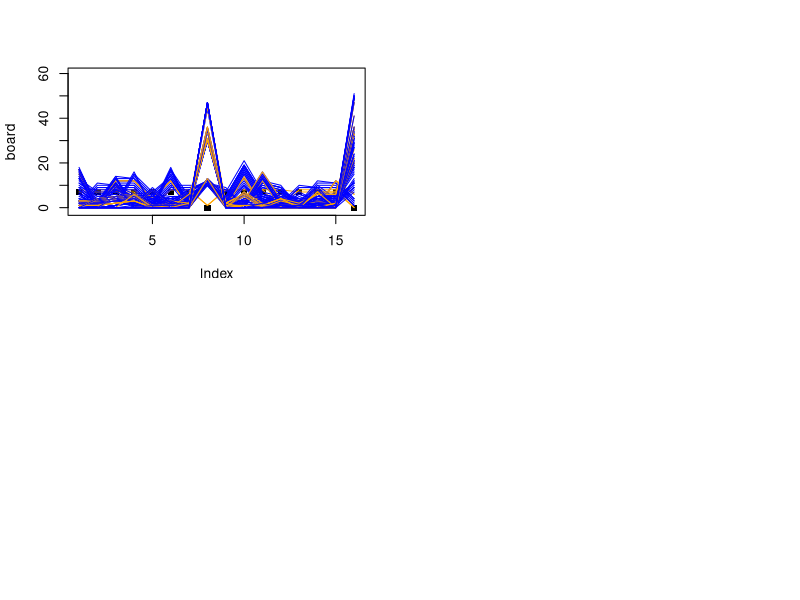

R code for this plot:
board  = c( 7, 7, 7, 7, 7, 7, 7, 0,
	     	7, 7, 7, 7, 7, 7, 7, 0)			# Initialize board.

# Note that board approximates reality.
# 1   2   3   4   5   6   7   8 ---- Pepe's wells [1:7] and head at [8].
# 9  10  11  12  13  14  15  16 ---- Pilar's wells [9:15] and head at [16].

# Does not incorporate strategy of any kind, so Pepe and Pilar choose wells at random.

par(mfrow=c(2,2))							# Plot turns to visualize.
plot(board, ylim = c(-1, 60), pch = 15)

dropsp = rep(F, 16)							# Initialize vectors to follow drops.
dropsr = rep(F, 16)

if (sample(c(T,F), 1)) {					# Pepe and Pilar flip a coin to start.
	pepe = T									# Pepe and Pilar are the prototypical kids in...
	pilar = F									# ...Filipino kiddie literature.
	
	housep = sample(1:7, 1)					# Pepe starts if he wins flip, ...
	shellsp = board[housep]					# ...and picks up shells.
	board[housep] = 0
	shellsr = 0
	
} else {									# Pilar starts if she wins flip.
	pepe = F
	pilar = T
	houser = sample(9:15, 1)
	shellsr = board[houser]
	board[houser] = 0
	shellsp = 0
}

while (pepe | pilar) {						# Pepe and Pilar take turns according to sungka.

if (pilar) {									# Pilar drops shells if it's her turn...
while (shellsr > 0) {
while ((houser + 1) <= 16 & shellsr > 0) {
	if ((houser + 1) == 8) houser = houser + 1 else houser = houser		#...skipping only Pepe's head.
	dropsr[(houser+1)] = T						
	houser = houser + 1
	shellsr = shellsr - 1
	}	
stopr = houser
board = board + dropsr
dropsr = rep(F, 16)
houser = 0
}
lines(board, col = 'blue')					# Plot Pilar's turn.

# Sungka rules after Pilar drops her last shell.
if (stopr == 16) {							# If Pilar drops last shell into own head, ...
	if (sum(board[9:15]) > 0) {				# ... she continues if she has shells left.
		pepe = F
		pilar = T
		
		# Pilar must choose a non-empty well.
		if (length(which(board[9:15] > 0)) == 1) {houser = (which(board[9:15] > 0)) + 8} else { 
			houser = sample(c(which(board[9:15] > 0)), 1) + 8 }
		
		shellsr = board[houser]
		dropsr = rep(F, 16)
		board[houser] = 0
	
	} else {									# Pepe takes over if she has no shells left.
		if (sum(board[1:7]) > 0) {
			pilar = F
			pepe = T
			
			# Pepe must also choose a non-empty well.
			if (length(which(board[1:7] > 0)) == 1) housep = (which(board[1:7] > 0)) else {
				housep = sample((which(board[1:7] > 0)), 1) }
			
			shellsp = board[housep]
			dropsp = rep(F, 16)
			board[housep] = 0
		
		} else {							# Game ends if neither player has shells left.
			pilar = F
			pepe = F
		}
	}

} else {									# If Pilar instead drops into a well, ...
	if (board[stopr] > 1) {					# ... she continues if well is not empty.
		pepe = F
		pilar = T
		houser = stopr
		shellsr = board[stopr]
		dropsr = rep(F, 16)
		board[stopr] = 0
	
	} else {									# If well is empty, ...
		if (stopr < 8) {					# ... Pilar loses turn if it's not hers.
			pilar = F
			pepe = T
			
			# Pepe must choose a non-empty well.
			if (length(which(board[1:7] > 0)) == 1) housep = (which(board[1:7] > 0)) else {
				housep = sample((which(board[1:7] > 0)), 1) }
			
			shellsp = board[housep]
			dropsp = rep(F, 16)
			board[housep] = 0
			
		# But, if it's her own well, ...
		} else {							
			
			if ((sum(board[1:7]) - board[stopr - (stopr-8)*2]) > 0) {			# Pilar loses turn if ... 
				if (board[stopr - (stopr-8)*2] == 0) {		# ... Pepe's opposing well is empty ... 
					pilar = F								# ... and Pepe has shells left.
					pepe = T
					
					# As he must, Pepe chooses a non-empty well.
					if (length(which(board[1:7] > 0)) == 1) housep = (which(board[1:7] > 0)) else { 
						housep = sample((which(board[1:7] > 0)), 1) }
					
					shellsp = board[housep]
					dropsp = rep(F, 16)
					board[housep] = 0
				
				# Pilar also loses turn, but captures if Pepe's opposing well is not empty.
				} else {
					pilar = F
					board[16] = board[16] + board[stopr - (stopr-8)*2] + 1
					board[stopr - (stopr-8)*2] = 0
					board[stopr] = 0
					pepe = T
					
					# Pepe's choices are limited to non-empty wells.
					if (length(which(board[1:7] > 0)) == 1) housep = (which(board[1:7] > 0)) else {
						housep = sample((which(board[1:7] > 0)), 1) }
					
					shellsp = board[housep]
					dropsp = rep(F, 16)
					board[housep] = 0
				}
				
			} else {						# Pilar also continues because Pepe has no shells left.
				pepe = F
				pilar = T
				houser = stopr
				shellsr = board[houser] 
				dropsr = rep(F, 16)
				board[houser] = 0
			}
		}
	}
}


} else {									# Pepe drops shells if its his turn, ...
while (shellsp > 0) {							# ... abiding by the same rules, and ...
while ((housep+1) < 16 & shellsp > 0) {			# ... skipping only Pilar's head.
	dropsp[(housep+1)] = T						
	housep = housep + 1
	shellsp = shellsp - 1
	}
stopp = housep
board = board + dropsp
dropsp = rep(F, 16)
housep = 0
}
lines(board, col = 'orange')

if (stopp == 8) {
	if (sum(board[1:7]) > 0) {
		pilar = F
		pepe = T
		
		if (length(which(board[1:7] > 0)) == 1) housep = (which(board[1:7] > 0)) else { 
			housep = sample((which(board[1:7] > 0)), 1) }
		
		shellsp = board[housep]
		dropsp = rep(F, 16)
		board[housep] = 0
		
	} else {
		if (sum(board[9:15]) > 0) {
			pepe = F
			pilar = T
			
			if (length(which(board[9:15] > 0)) == 1) {houser = (which(board[9:15] > 0)) + 8} else { 
				houser = sample(c(which(board[9:15] > 0)), 1) + 8 }
			
			shellsr = board[houser]
			dropsr = rep(F, 16)
			board[houser] = 0
		
		} else {
			pilar = F
			pepe = F
		}
	}

} else {
	if (board[stopp] > 1) {
		pilar = F
		pepe = T
		housep = stopp
		shellsp = board[stopp]
		dropsp = rep(F, 16)
		board[stopp] = 0
	
	} else {
		if (stopp > 8) {
			pepe = F
			pilar = T
			
			if (length(which(board[9:15] > 0)) == 1) {houser = (which(board[9:15] > 0)) + 8} else { 
				houser = sample(c(which(board[9:15] > 0)), 1) + 8 }
			
			shellsr = board[houser]
			dropsr = rep(F, 16)
			board[houser] = 0
		
		} else {
			if ((sum(board[9:15])- board[(8-stopp)*2 + stopp]) > 0) { 
				if (board[(8-stopp)*2 + stopp] == 0) {
					pepe = F
					pilar = T
					
					if (length(which(board[9:15] > 0)) == 1) {houser = (which(board[9:15] > 0)) + 8} else 						{ houser = sample(c(which(board[9:15] > 0)), 1) + 8 }
					
					shellsr = board[houser]
					dropsr = rep(F, 16)
					board[houser] = 0
				
				} else {
					pepe = F
					board[8] = board[8] + board[(8-stopp)*2 + stopp] + 1
					board[(8-stopp)*2 + stopp] = 0
					board[stopp] = 0 
					pilar = T
					
					if (length(which(board[9:15] > 0)) == 1) {houser = (which(board[9:15] > 0)) + 8} else 						{ houser = sample(c(which(board[9:15] > 0)), 1) + 8 }
					
					shellsr = board[houser]
					dropsr = rep(F, 16)
					board[houser] = 0
				}
			
			} else {
				pilar = F
				pepe = T
				housep = stopp
				shellsp = board[housep]
				dropsp = rep(F, 16)
				board[housep] = 0
			}
		}
	}
}
}
print(board)								# Print board as game progresses.
}
